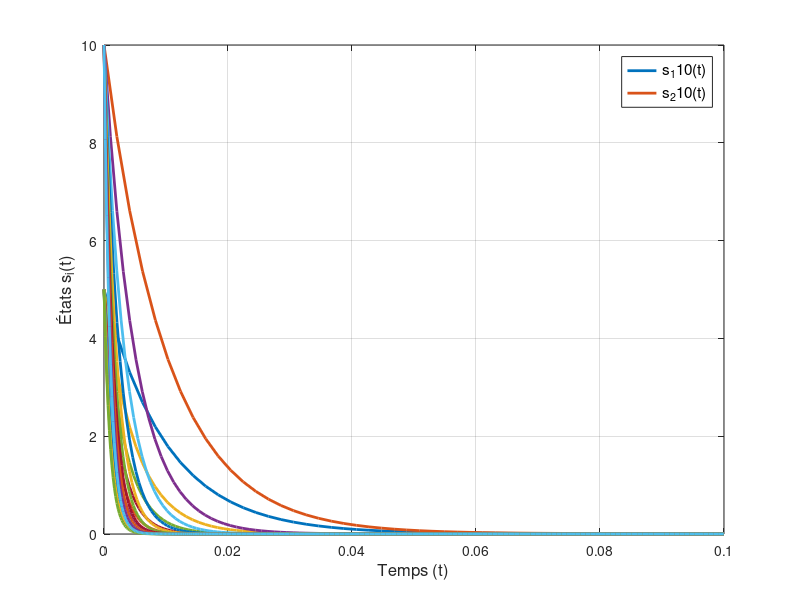

MATLAB code for this plot: (Note: this script raises an error after producing the figure.)
%% Fonction logistique
clear all;
close all;
clc;

n = 2;
N = 10;
I = 1000;
lambda = zeros(1,N);
v= 0;
for i=1:N
    v = v + I/N;
    lambda(i) = v;
end

b = 1;
w11 = 0;
w12 = 1;
w21 = 1;
w22 = 0;
W = [w11, w12 ; w21, w22];
B = [0.5; 0.5];
s0 = [5 ; 10];

Phi2 = @(x) 1 ./ (1 + exp(-b*x));

ed = cell(1,N);
s = cell(1,N);
t = cell(1,N);
tspan = [0 0.1];
for i=1:N
    ed{i} = @(t,s) -lambda(i) * s + Phi2(W * s + B);
    [t{i}, s{i}] = ode45(ed{i}, tspan, s0);
end

figure('Position', [100 100 1400 500]);

for i = 1:N
    plot(t{1,i}, s{i}, 'LineWidth', 2);
    xlabel('Temps (t)', 'FontSize', 12);
    ylabel('États s_i(t)', 'FontSize', 12);
    grid on;
    legend(['s_1' num2str(i) '(t)'],['s_2' num2str(i) '(t)'], 'Location', 'best', 'FontSize', 11);
    hold on
end

hold off

%% Fonction positive
clear all;
close all;
clc;

n = 2;
b = 1;
w11 = 0;
w12 = 1;
w21 = 1;
w22 = 0;
W = [w11, w12 ; w21, w22];
B = [0.5; 0.5];

Phi1 =  @(x) max(0,x);

ed1 = @(t1, s1) -lambda1 * s1 + Phi1(W * s1 + B);
ed2 = @(t2, s2) -lambda2 * s2 + Phi1(W * s2 + B);
ed3 = @(t3, s3) -lambda3 * s3 + Phi1(W * s3 + B);
s0 = [0 ; 10];
tspan = [0 2];

[t1, s1] = ode45(ed1, tspan, s0);
[t2, s2] = ode45(ed2, tspan, s0);
[t3, s3] = ode45(ed3, tspan, s0);

figure('Position', [100 100 1400 500]);

% Graphique 1
subplot(1, 3, 1);
plot(t1, s1, 'LineWidth', 2);
xlabel('Temps (t)', 'FontSize', 12);
ylabel('États s_i(t)', 'FontSize', 12);
grid on;
legend('s_1(t)', 's_2(t)', 'Location', 'best', 'FontSize', 11);

% Graphique 2
subplot(1, 3, 2);
plot(t2, s2, 'LineWidth', 2);
xlabel('Temps (t)', 'FontSize', 12);
ylabel('États s_i(t)', 'FontSize', 12);
grid on;
legend('s_1(t)', 's_2(t)', 'Location', 'best', 'FontSize', 11);


% Graphique 3
subplot(1, 3, 3);
plot(t3, s3, 'LineWidth', 2);
xlabel('Temps (t)', 'FontSize', 12);
ylabel('États s_i(t)', 'FontSize', 12);
grid on;
legend('s_1(t)', 's_2(t)', 'Location', 'best', 'FontSize', 11);
